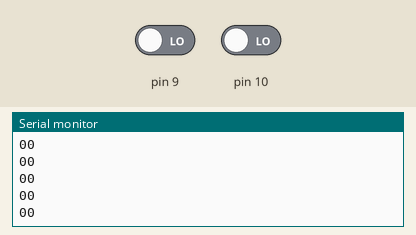
Bench run of a sketch on a simulated Arduino Uno, built with avr-gcc and run on an emulated ATmega328P. Shown: the last lines printed to the serial monitor. Inputs (shaded band) come from the test bench; at power-on: pin 9 LOW, pin 10 LOW.

Above: at 1.2 s.
1.3 s: pin 9 driven HIGH
At 2.4 s:
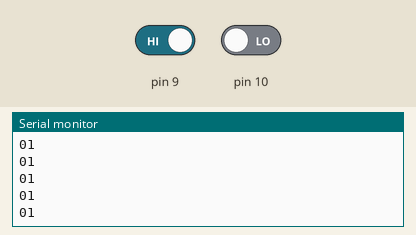
2.8 s: pin 10 driven HIGH
At 3.9 s:
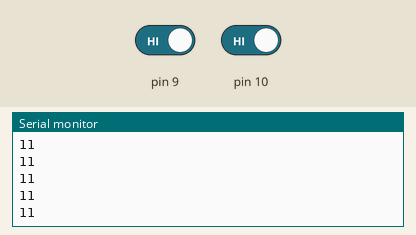
4.3 s: pin 9 driven LOW
At 4.9 s:
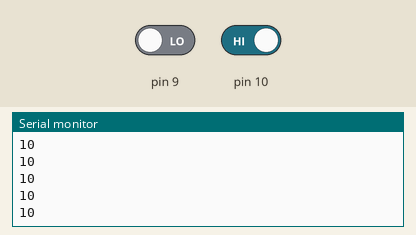
Timing chart, 0 to 7.3 s (numbered marks = the images above; inputs shaded):
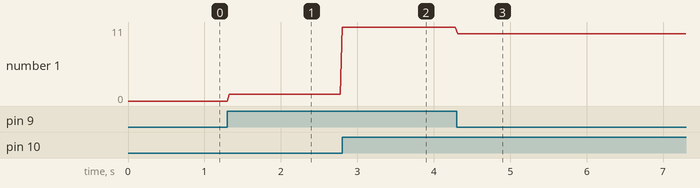

The sketch:

pedal.ino
```cpp
void setup() {
  pinMode(9,INPUT);
  pinMode(10,INPUT);
  Serial.begin(115200);

}

void loop() {
  // put your main code here, to run repeatedly:
  Serial.print(digitalRead(10));
  Serial.print(digitalRead(9));
  Serial.println();
  delay(30);
}
```

Measured:
- after the input at 1.3 s, the serial monitor: prints a new line at once (image 1)
- after the input at 2.8 s, the serial monitor: prints a new line at once (image 2)
- after the input at 4.3 s, the serial monitor: prints a new line at once (image 3)
- plotted number 1: 0 → 1 after the input at 1.3 s, 1 → 11 after the input at 2.8 s, 11 → 10 after the input at 4.3 s
